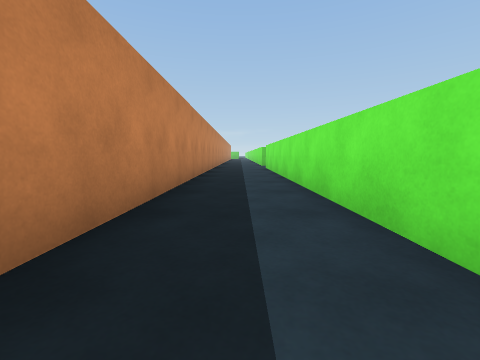
view 1 (above)

18 first-person views from a walk through a scene from a Unity 3-D project. The camera is 0.6 m above the floor, tilts 6° down and sees 90° across. The floor is counted in squares, 1 m on a side. Each view is taken from the middle of a square. On the plan, view 1 faces up. The plan holds only what a view shows up to about 9 squares ahead; the rest is blank. The place goes on beyond the plan. The player character is not drawn.

view 2
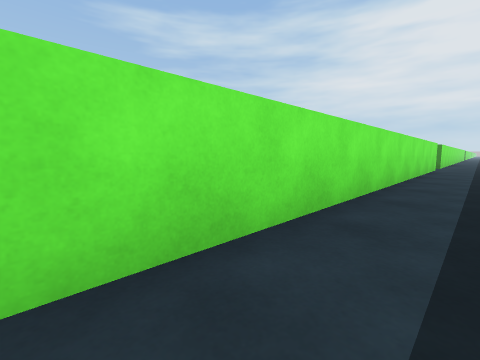

view 3
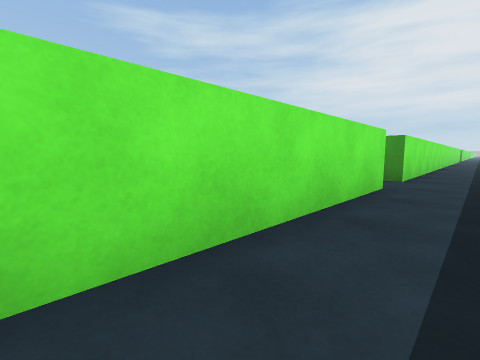

view 4
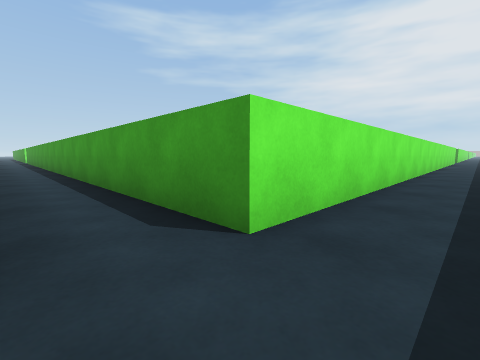

view 5
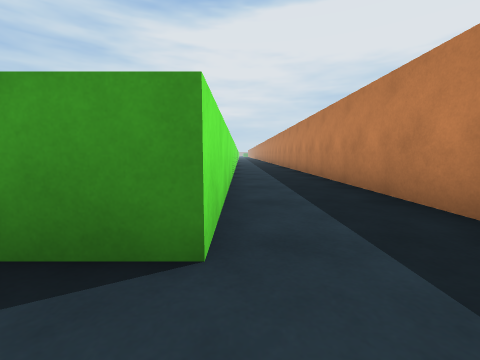

view 6
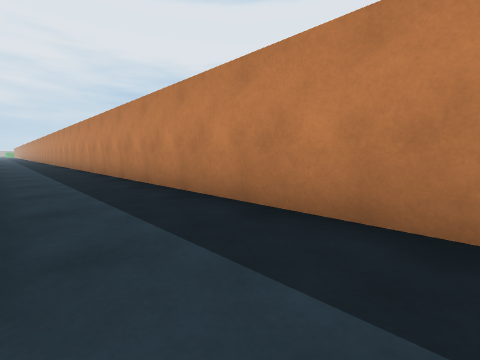

view 7
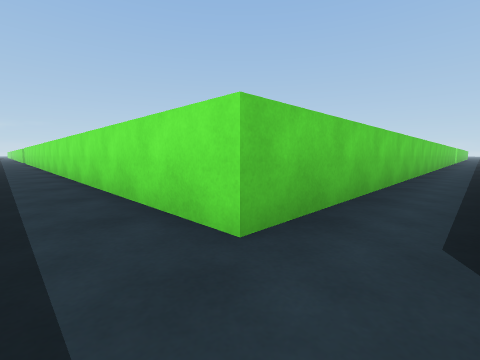

view 8
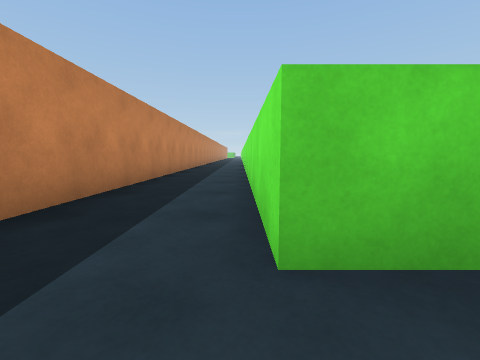

view 9
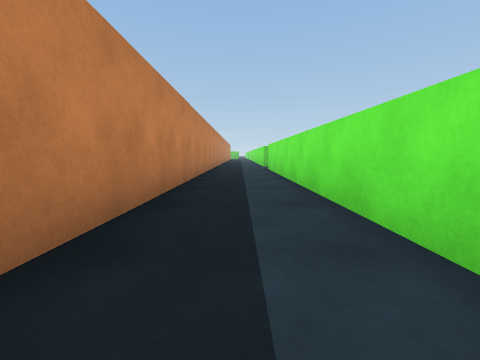

view 10
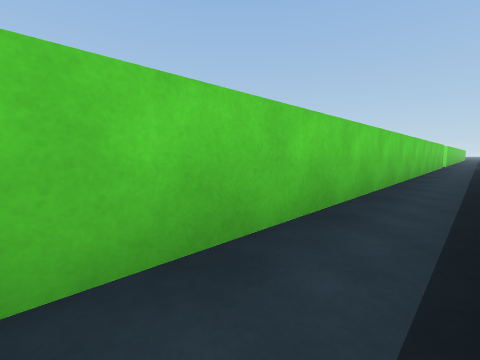

view 11
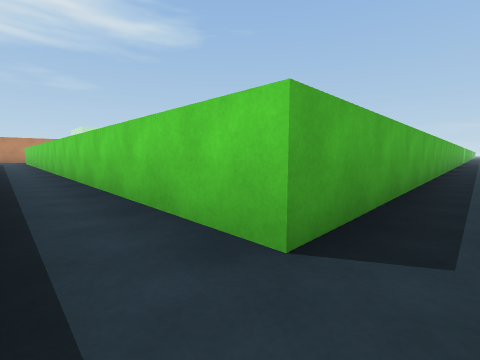

view 12
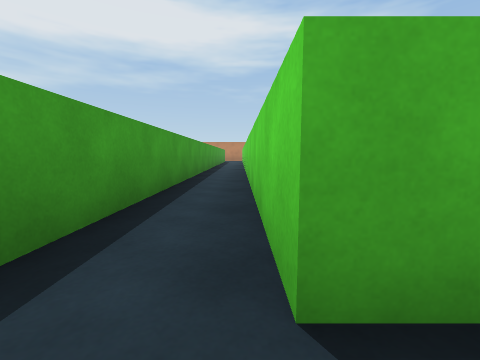

view 13
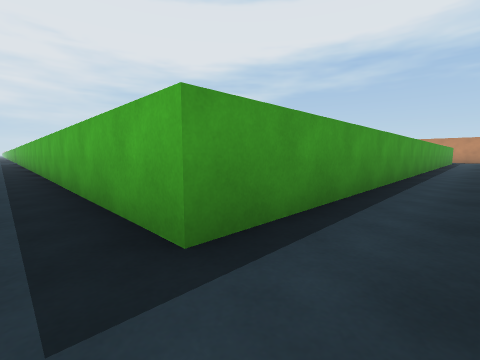

view 14
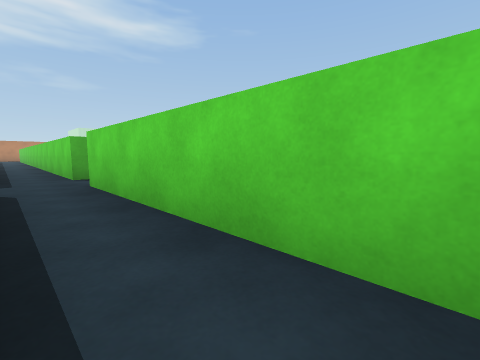

view 15
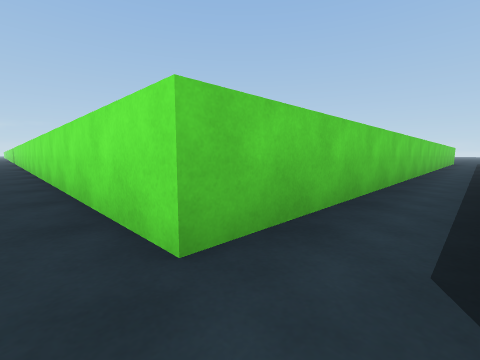

view 16
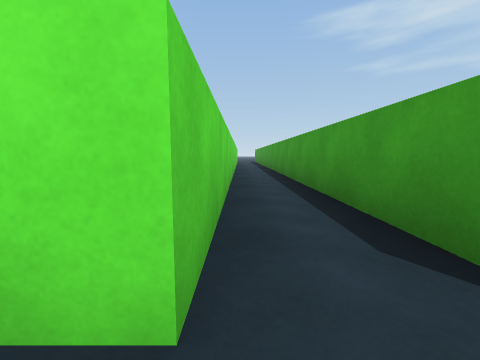

view 17
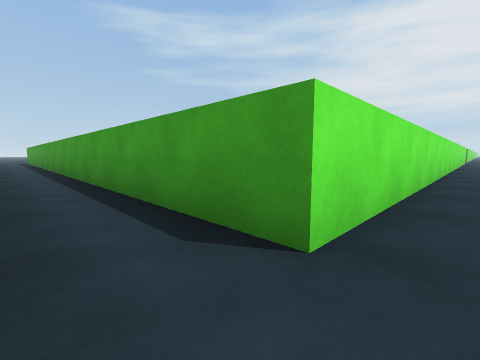

view 18
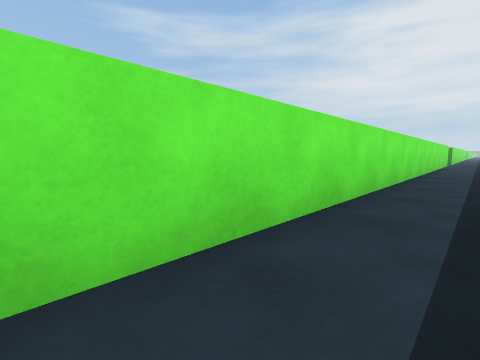

### Floor plan
Points are (right, up) in squares from view 1. A wall is a line through its corners. A room is listed if a view was taken in it or the views show most of it. See-through windows are left out.
Room 1 (views 1, 2, 3, 4, 5, 6, 7, 8, 9, 18)
walls: (1.2, -8.8) (1.2, 8.5); (-1.2, -0.9) (-1.2, -19.6); (1.2, -25.6) (1.2, -10.3); (-1.2, 8.5) (-1.2, 1.1)
ways out: opening at (2, -10) to room 2
Room 2 (views 10, 11, 12, 13, 14, 15, 16, 17)
walls: (28.5, -8.8) (22.7, -8.8) (22.7, 2); (22.7, -21.1) (22.7, -10.3) (28.5, -10.3); (21.2, 2) (21.2, -8.8) (1.2, -8.8); (1.2, -10.3) (21.2, -10.3) (21.2, -21)
ways out: opening at (2, -10) to room 1

Where each view was taken, in squares from view 1:
view 1: 0 up, 0 right, facing up
view 2: 3 up, 0 right, facing down-right
view 3: 4 down, 0 right, facing down-right
view 4: 9 down, 0 right, facing down-right
view 5: 9 down, 1 right, facing down
view 6: 9 down, 1 right, facing down-left
view 7: 10 down, 0 right, facing up-right
view 8: 10 down, 1 right, facing up
view 9: 1 up, 0 right, facing up
view 10: 10 down, 7 right, facing up-right
view 11: 10 down, 22 right, facing up-left
view 12: 9 down, 22 right, facing left
view 13: 9 down, 22 right, facing down-left
view 14: 10 down, 28 right, facing up-left
view 15: 10 down, 22 right, facing up-right
view 16: 9 down, 22 right, facing right
view 17: 9 down, 22 right, facing down-right
view 18: 14 down, 0 right, facing down-right
